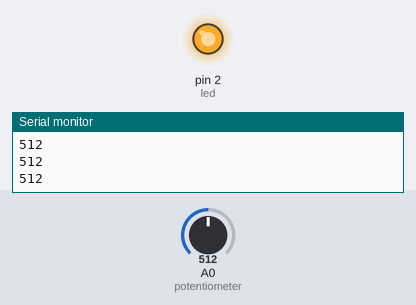
Simulated run of this sketch. Board: Arduino Uno, built with avr-gcc and run on an emulated ATmega328P. On the bench: output pins drawn as LEDs (lit = HIGH), the last lines printed to the serial monitor. The test bench sets the inputs (shaded band); at power-on: A0 (potentiometer) = 512.

Above: at 1.3 s.
1.4 s: A0 (potentiometer) set to 484
At 2.0 s:
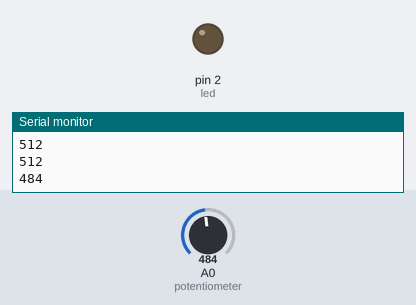
3.0 s: A0 (potentiometer) set to 510
At 4.2 s:
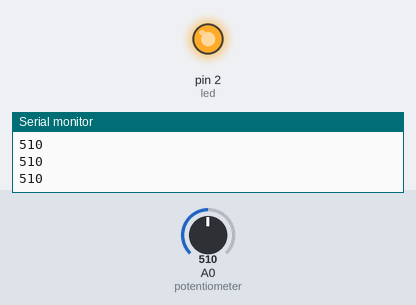
4.5 s: A0 (potentiometer) set to 490
At 5.5 s:
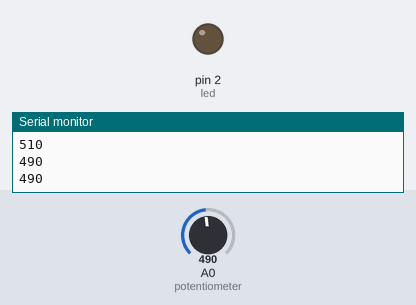
Timing chart, 0 to 7.5 s (numbered marks = the images above; inputs shaded):
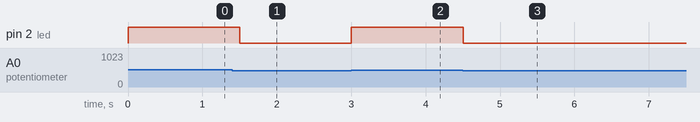

Measured:
- the behaviour switches between 500 and 499 on A0 (potentiometer) (found by bisection; images 0 and 1)
- after the input at 1.4 s, pin 2 (led): HIGH → LOW after 0.10 s
- after the input at 3.0 s, pin 2 (led): LOW → HIGH at once
- after the input at 4.5 s, pin 2 (led): HIGH → LOW at once

The sketch:

stunning_elzing1__3_.ino
```cpp
#define potentiometer A0
#define led 2

void setup()
{
  pinMode(potentiometer, INPUT);
  pinMode(led, OUTPUT);
  Serial.begin(9600);
}

void loop()
{
  int val = analogRead(potentiometer);
  Serial.println(val);
if (val<500)
{
  digitalWrite(led,LOW);
}
 else
{
 digitalWrite(led,HIGH);
}
  delay(500);
}
```
